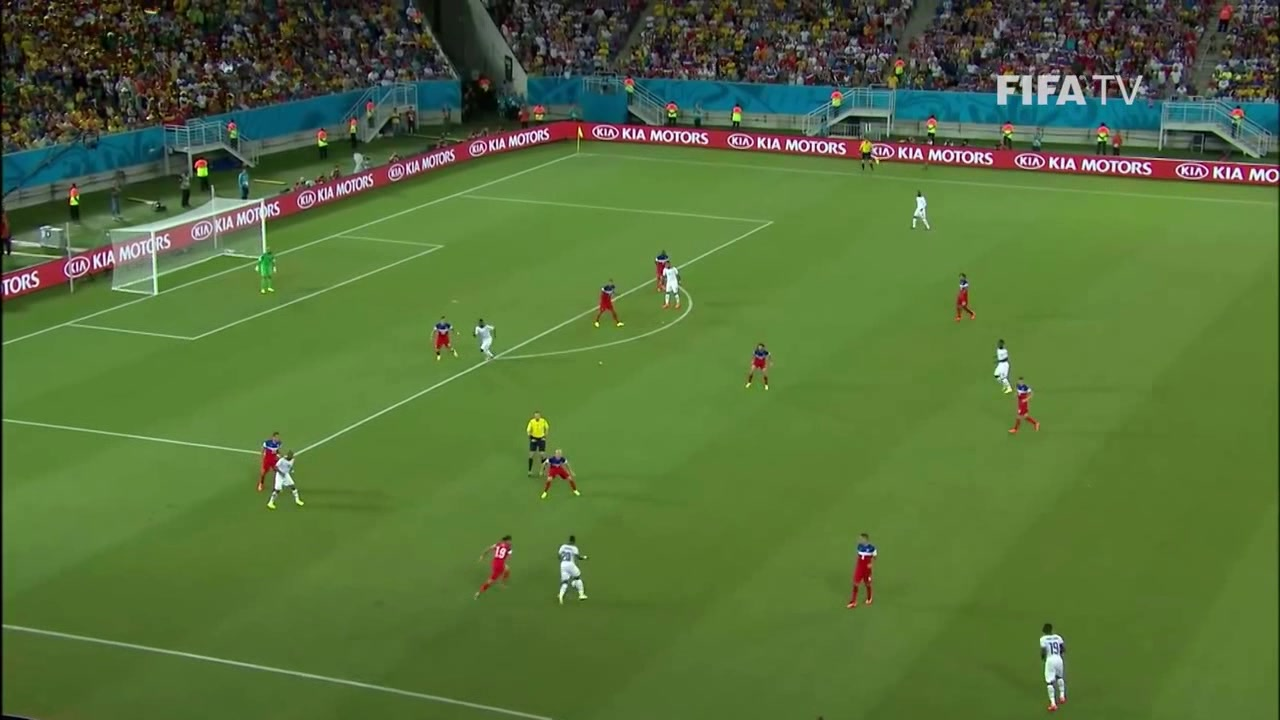
#> input picture Datasets/object detection images/test_1.jpg, 1280 x 720 px
$ python -i find_keypoints_function.py   (imports and definitions only)
#> lines starting #> are read from the running program, lines starting #| are printed output that depends on the picture; after the words box and inside, x2 and y2 are one past the last pixel; in counts of white or black regions, pixels touching at a corner belong together
#> further down, picture is the input picture: shape (720, 1280, 3); mean B, G, R 58.1, 112.4, 85.5
"""
This file defines function to be able to spot field lines in order to detect key points
that will help to localize our camera correctly

Try it with

```
python pitch_tracker.py ../images/
```

"""
import cv2
import numpy as np

from .common import intersect
from .key_points import KeyPoints
from .key_lines import KeyLines

# [181 lines left out: functions find_extrinsic_intrinsic_matrices, calibrate_from_image, _find_back_front_lines, _remove_out_of_field, not called in this run]


def _find_main_line(img):
    """
    Find the main line (~vertical line on the image)
    Return polar coordinates or None if no main line was found
    """

    # Use a canny/hough line detection to detect a vertical line
    dst = cv2.Canny(img, 50, 200, None, 3)
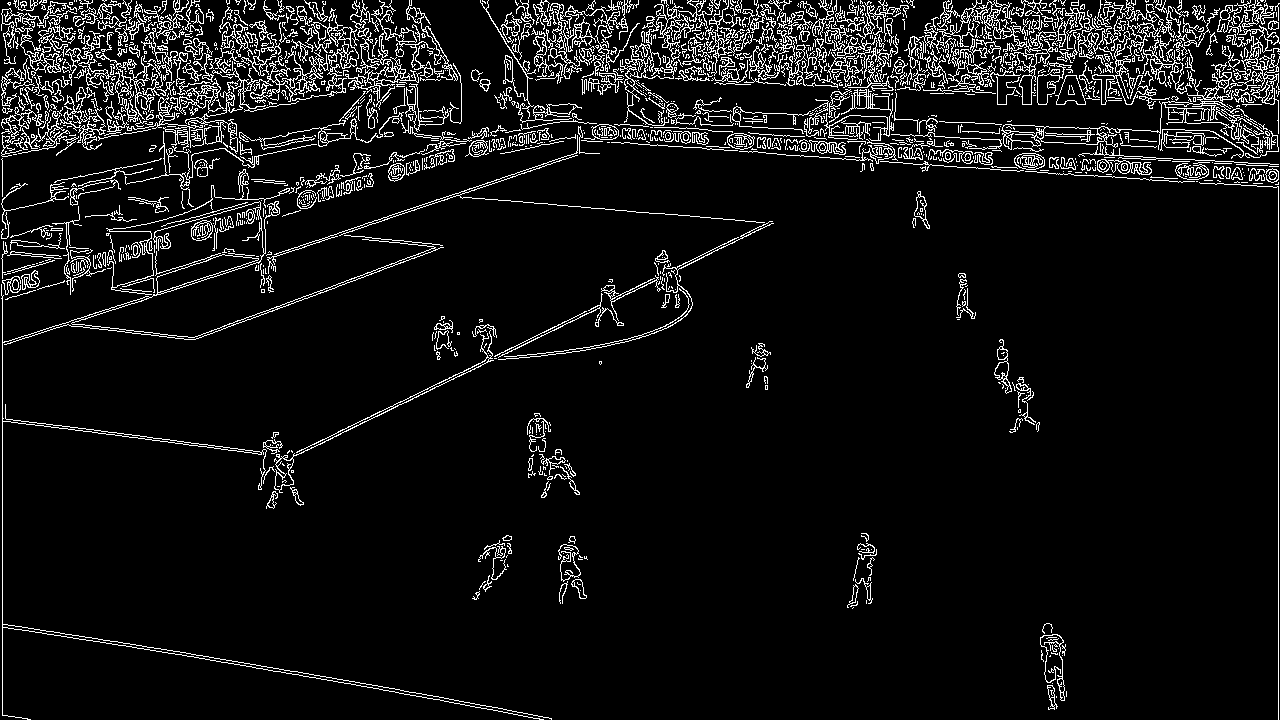
#> dst: shape (720, 1280); 7.3% white in thin lines or dots
    lines = cv2.HoughLines(
        dst,
        1,
        np.pi / 180 / 2,
        200,
        None,
        min_theta=0,
        max_theta=40 / 180 * np.pi,
    )
#> lines = [[1278, 0], [2, 0]]

    lines_other = cv2.HoughLines(
        dst,
        1,
        np.pi / 180 / 2,
        250,
        None,
        min_theta=130 / 180 * np.pi,
        max_theta=np.pi,
    )
#> lines_other = [[-1278, 3.14], [-2, 3.14]]

    if lines is not None:
        return lines[0][0]
    if lines_other is not None:
        return lines_other[0][0]
    return None


# [262 lines left out: functions _find_central_circle, _find_goal_line, find_key_points, not called in this run]


# [2 lines not run here, left out]

>>> import cv2
>>> picture = cv2.imread('../../../../Datasets/object detection images/test_1.jpg')
>>> result = _find_main_line(picture)
#> result = [1278, 0]

$ run again, on Datasets/object detection images/test_2.jpg
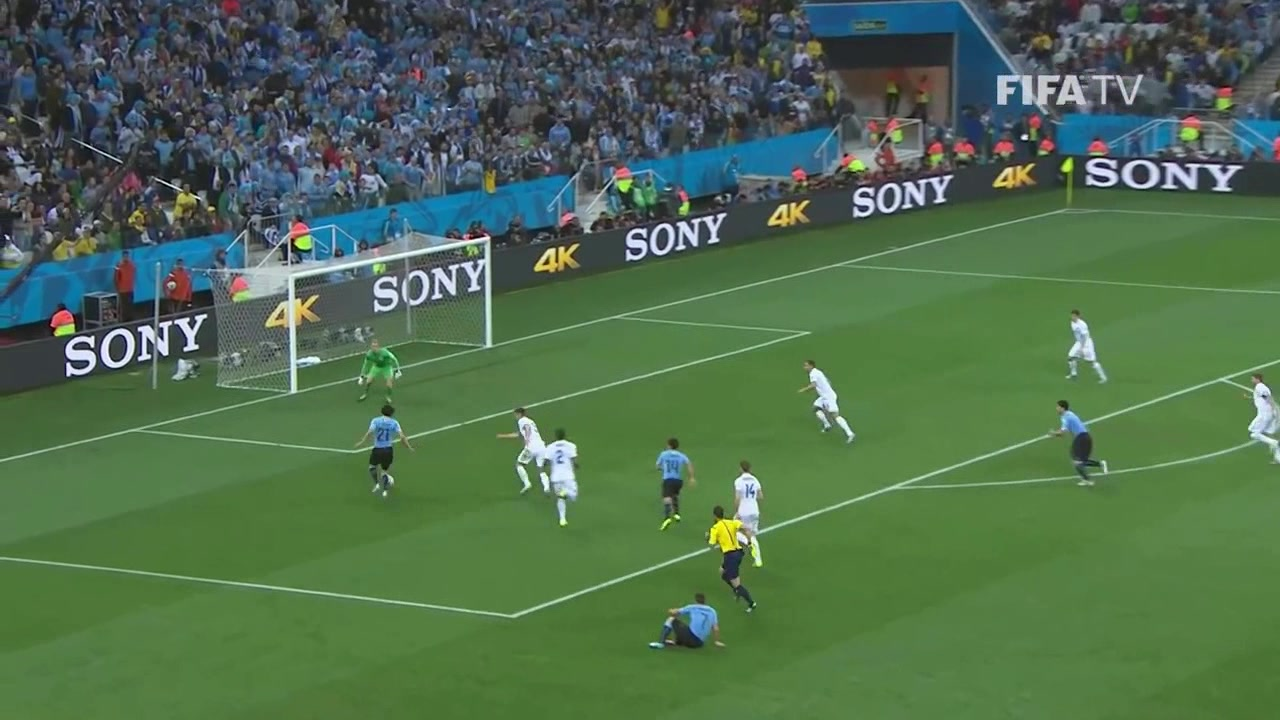
#> input picture Datasets/object detection images/test_2.jpg, 1280 x 720 px
#> picture is the input picture: shape (720, 1280, 3); mean B, G, R 79, 109.5, 80
#> in _find_main_line, `dst = cv2.Canny(img, 50, 200, None, 3)`:
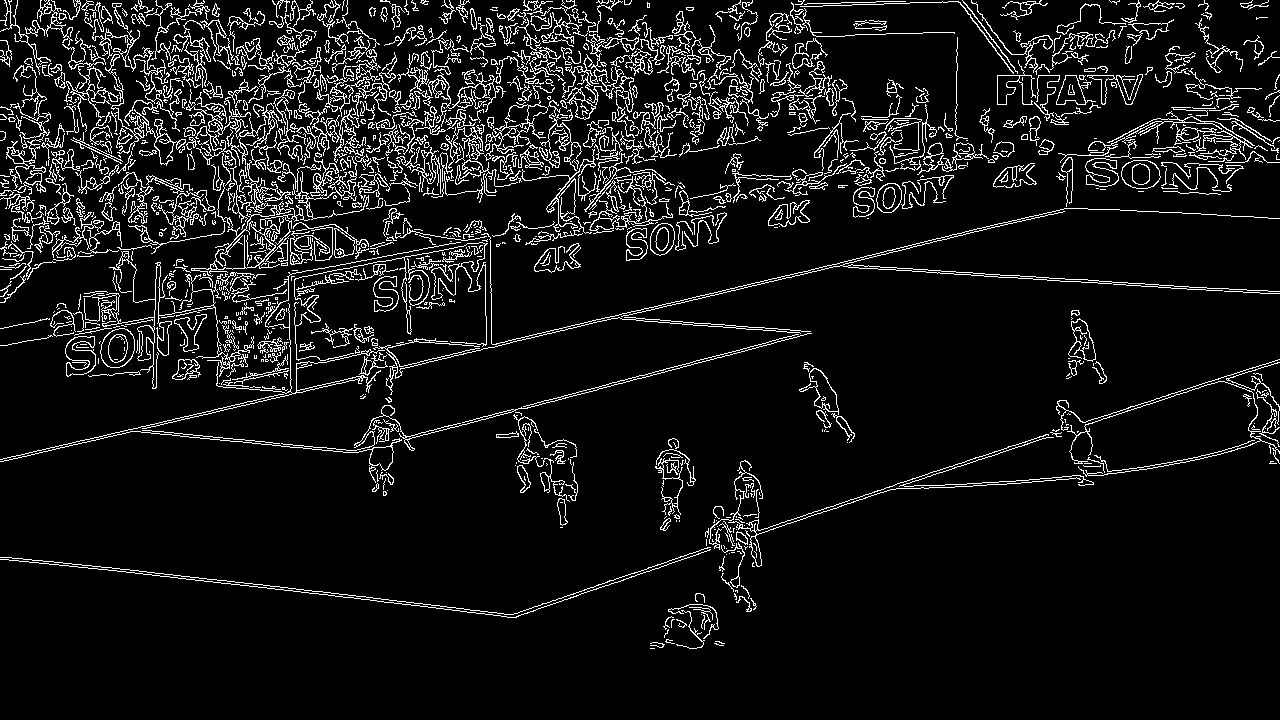
#> dst: shape (720, 1280); 8.2% white in thin lines or dots
#> lines = None

$ run again, on Datasets/object detection images/test_3.jpg
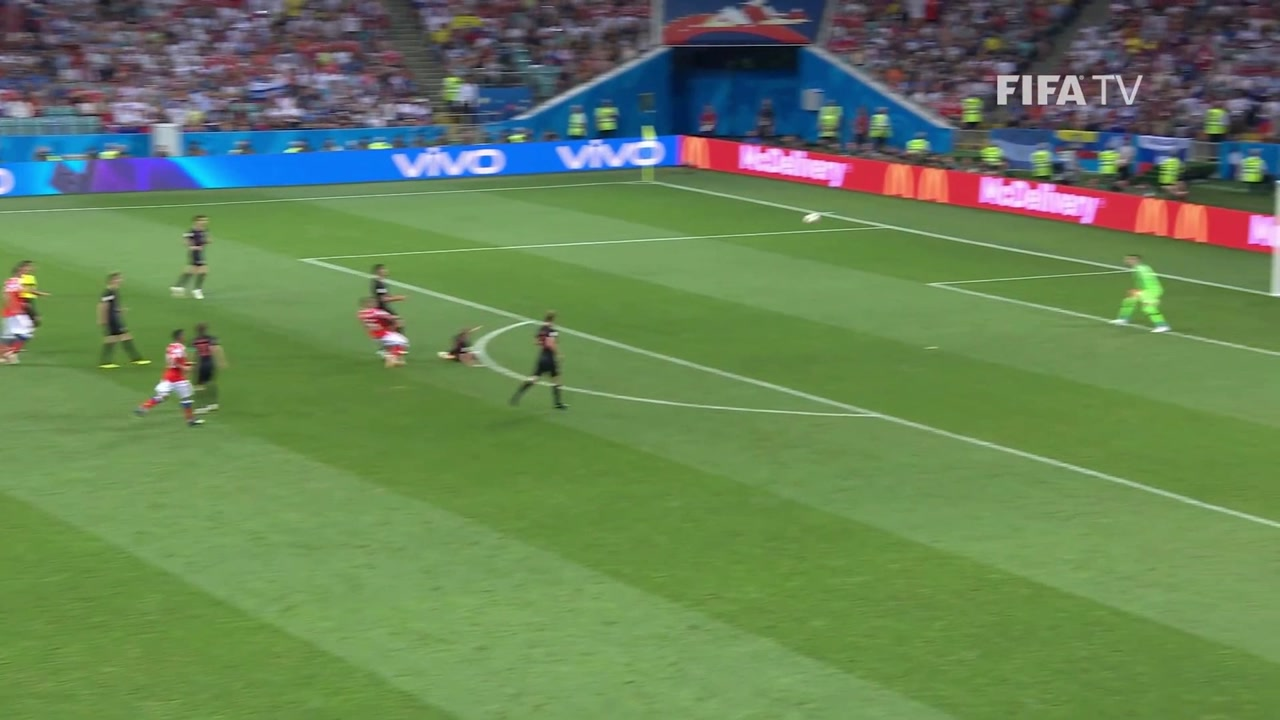
#> input picture Datasets/object detection images/test_3.jpg, 1280 x 720 px
#> picture is the input picture: shape (720, 1280, 3); mean B, G, R 86.8, 129.8, 102.6
#> in _find_main_line, `dst = cv2.Canny(img, 50, 200, None, 3)`:
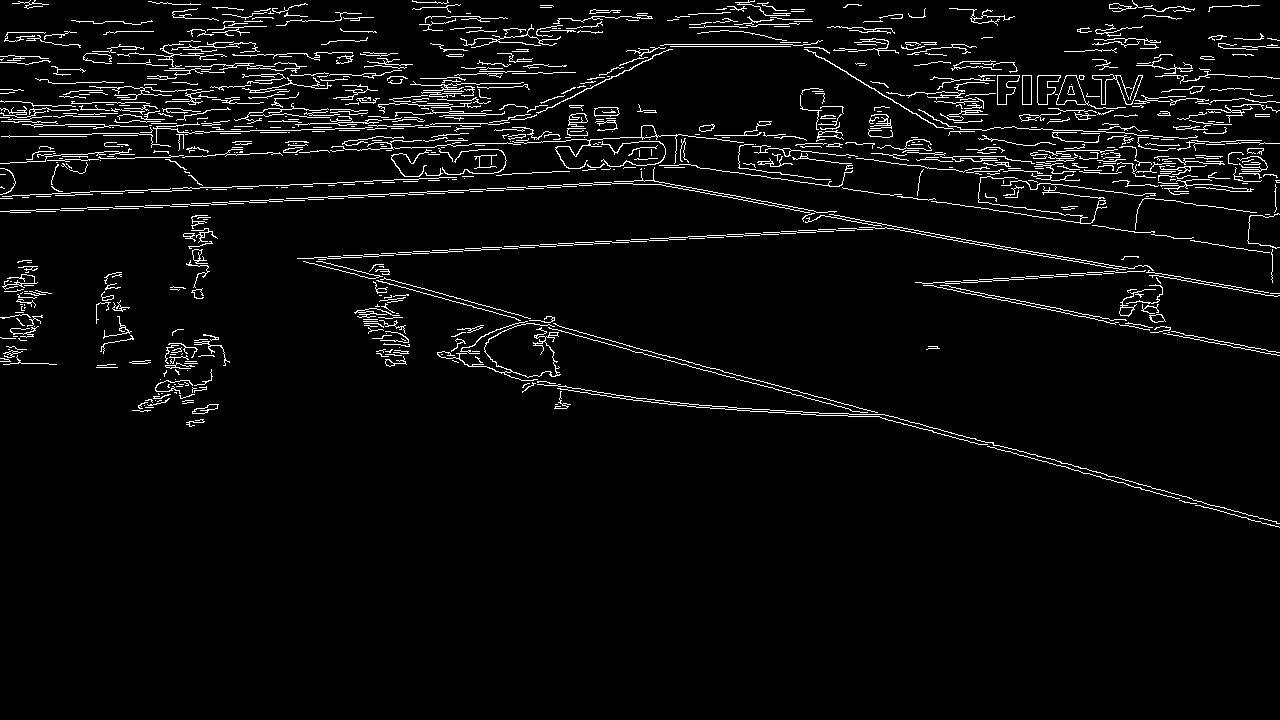
#> dst: shape (720, 1280); 4.4% white in thin lines or dots, all inside (x1, y1, x2, y2) = (0, 0, 1280, 528)
#> lines = None

$ run again, on Datasets/object detection images/test_4.jpg
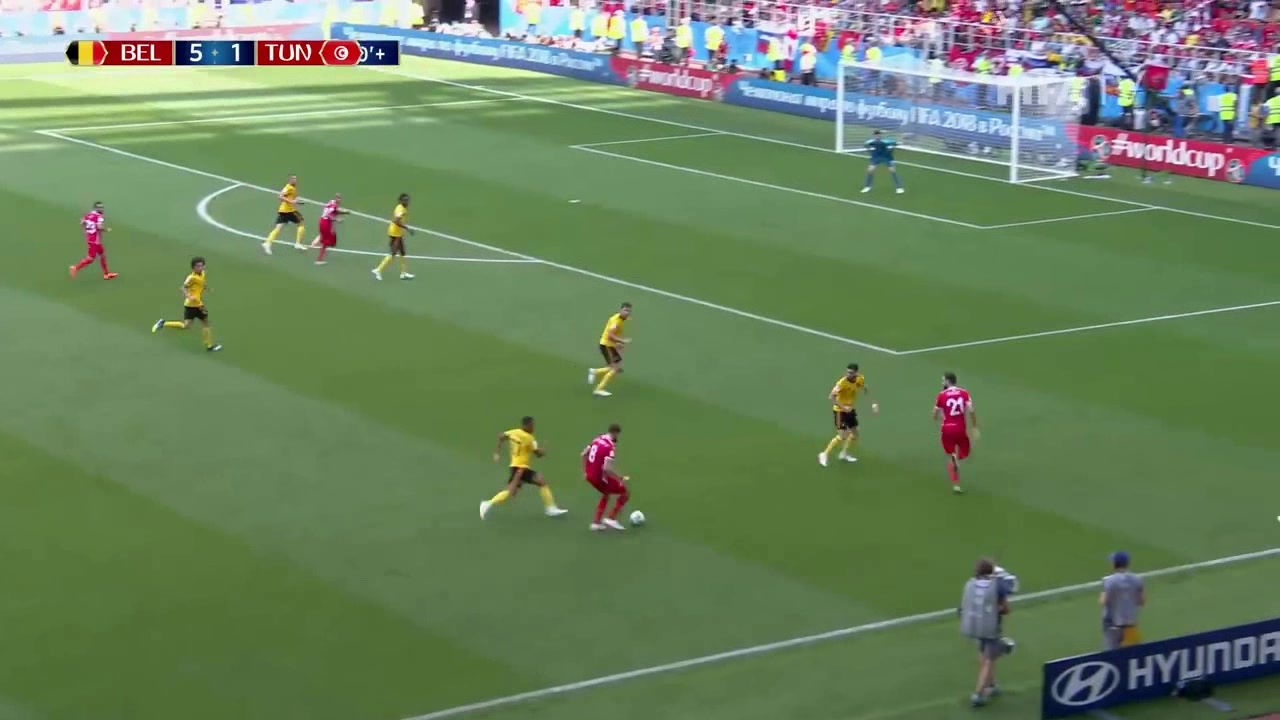
#> input picture Datasets/object detection images/test_4.jpg, 1280 x 720 px
#> picture is the input picture: shape (720, 1280, 3); mean B, G, R 94.6, 130.4, 106.9
#> in _find_main_line, `dst = cv2.Canny(img, 50, 200, None, 3)`:
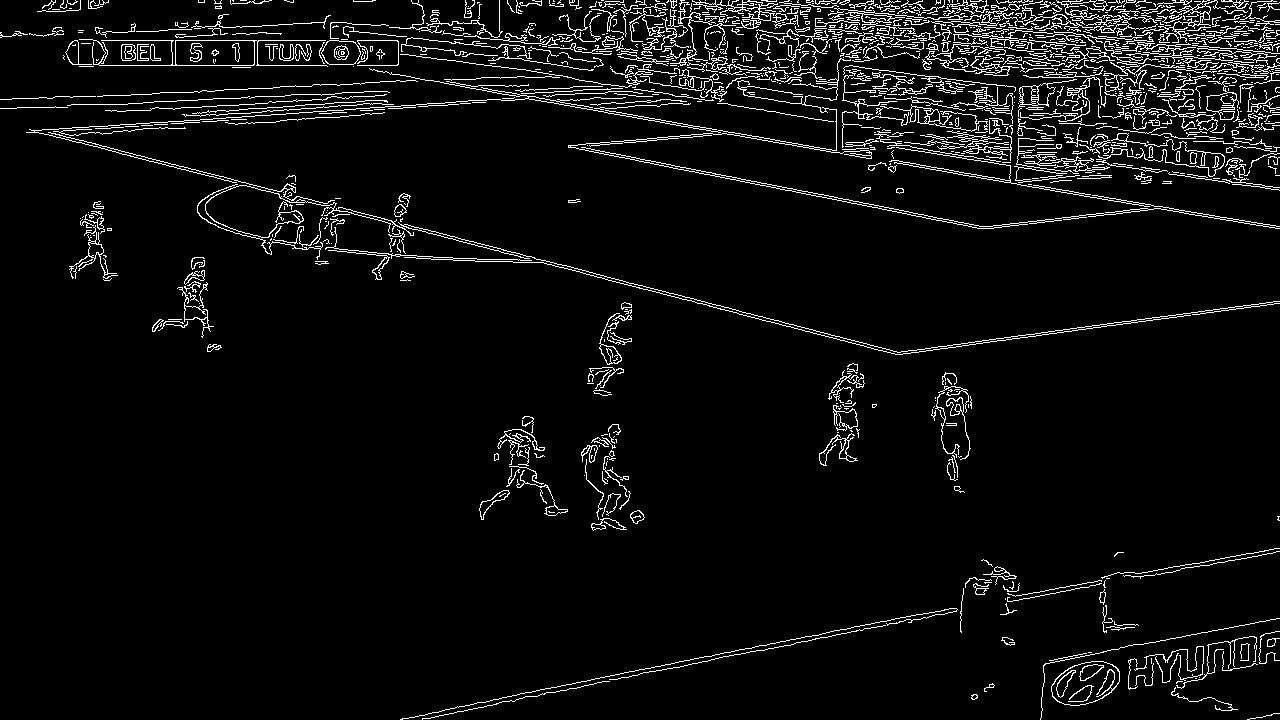
#> dst: shape (720, 1280); 5.3% white in thin lines or dots
#> lines = None
